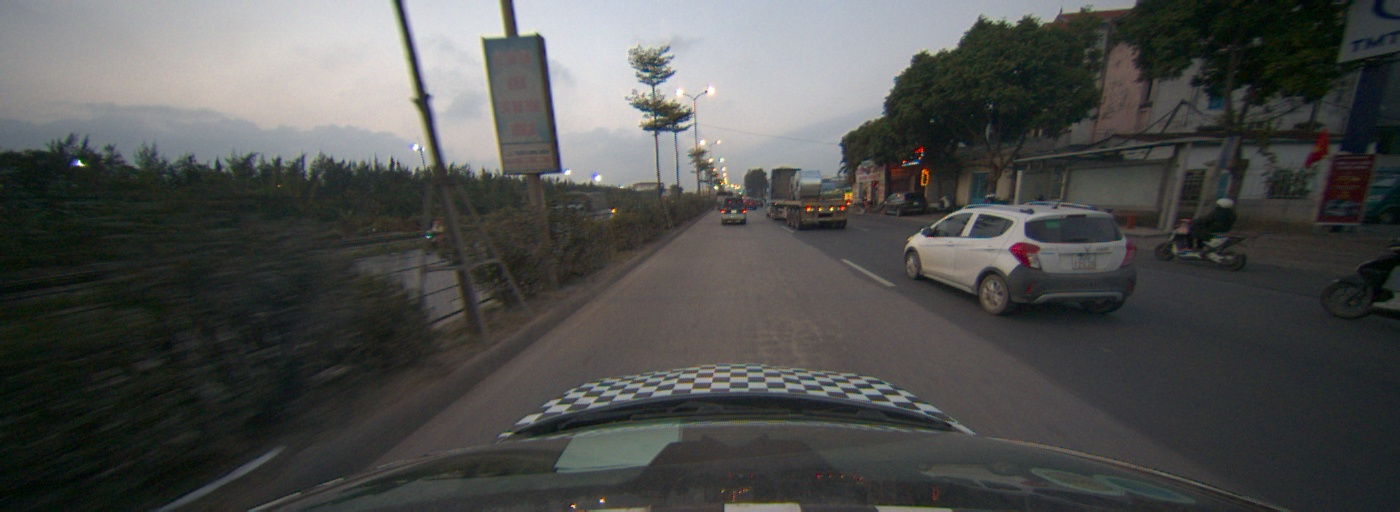
#> input picture calib_high/lane_width_estimation/data/image.png, 1400 x 512 px
$ python laneWidthCalc.py
#> lines starting #> are read from the running program, lines starting #| are printed output that depends on the picture; after the words box and inside, x2 and y2 are one past the last pixel; in counts of white or black regions, pixels touching at a corner belong together
#> (reads calib_high/lane_width_estimation/data/point.txt from the repository)
from cmath import pi
import numpy as np
import math
import cv2 as cv
import json
from statistics import mean


def read_intrinsic(pathIntrinsic):
#> called with pathIntrinsic = './data/intrinsic.txt'
    f = open(pathIntrinsic, "r")
#> (reads calib_high/lane_width_estimation/data/intrinsic.txt from the repository)
    Intrinsic = f.read()
    camera_matrix = Intrinsic.split("\n")[0].split(":")[1]
    dist_coefs = Intrinsic.split("\n")[1].split(":")[1]
    camera_matrix = json.loads(camera_matrix)
    dist_coefs = json.loads(dist_coefs)
    return (
        np.array(camera_matrix),
        np.array(dist_coefs)
    )

def read_extrinsic(pathExtrinsic):
#> called with pathExtrinsic = './data/extrinsic.txt'
    f = open(pathExtrinsic, "r")
#> (reads calib_high/lane_width_estimation/data/extrinsic.txt from the repository)
    Extrinsic = f.read()
    rotation_matrix = Extrinsic.split("\n")[0].split(":")[1]
    translation_matrix = Extrinsic.split("\n")[1].split(":")[1]
    rotation_matrix = json.loads(rotation_matrix)
    translation_matrix = json.loads(translation_matrix)
    return (
        np.array(rotation_matrix),
        np.array(translation_matrix)
    )
def read_lane(pathSetPoints):
    f = open(pathSetPoints, "r")
    setPoints = f.read()
    left_points = setPoints.split("\n")[0].split(":")[1]
    right_points = setPoints.split("\n")[1].split(":")[1]
    left_points = json.loads(left_points)
    right_points = json.loads(right_points)
    return (
        np.array(left_points),
        np.array(right_points)
    )
#distort function
def distort(theta,matD):
    thetaSq = theta*theta
    cdist = theta * (1.0 + matD[0] * thetaSq +
                                matD[1] * thetaSq * thetaSq +
                                matD[2] * thetaSq * thetaSq * thetaSq +
                                matD[3] * thetaSq * thetaSq * thetaSq * thetaSq)
    return cdist

def pixcel2global(px, py, matK, matD, matR, vecT, matR_inv, z_global  ):
    #pixcel to sensor coordinate
    xd = float(px - matK[0][2])/matK[0][0]
    yd = float(py - matK[1][2])/matK[1][1]
    cdist = math.sqrt(xd*xd + yd*yd)
    #theta solver
    y = cdist
    cont = 1
    a = 0.0
    b = 3.14/2
    fa = distort(a,matD) - y
    fb = distort(b,matD) - y
    while cont > 0:
        x = a - (b-a)*fa/(fb-fa)
        fx = distort(x,matD) - y
        if ( abs(fx) < 0.000001):
            cont = 0
        if (fx*fa < 0):
            b = x
        else:
            a = x
    #print(x, distort(x), distort(x) - y)
    theta = x
    len3D = 1/math.sin(theta)
    xc = xd/cdist
    yc = yd/cdist
    zc = math.sqrt(len3D*len3D - 1)
    #print(xc, yc, zc)

    #change camera position to global coordinate
    x_0 = matR_inv[0][0]*(-vecT[0]) + matR_inv[0][1]*(-vecT[1]) + matR_inv[0][2]*(-vecT[2])
    y_0 = matR_inv[1][0]*(-vecT[0]) + matR_inv[1][1]*(-vecT[1]) + matR_inv[1][2]*(-vecT[2])
    z_0 = matR_inv[2][0]*(-vecT[0]) + matR_inv[2][1]*(-vecT[1]) + matR_inv[2][2]*(-vecT[2])

    #change second point to global coordinate
    x_1 = matR_inv[0][0]*(xc-vecT[0]) + matR_inv[0][1]*(yc-vecT[1]) + matR_inv[0][2]*(zc-vecT[2])
    y_1 = matR_inv[1][0]*(xc-vecT[0]) + matR_inv[1][1]*(yc-vecT[1]) + matR_inv[1][2]*(zc-vecT[2])
    z_1 = matR_inv[2][0]*(xc-vecT[0]) + matR_inv[2][1]*(yc-vecT[1]) + matR_inv[2][2]*(zc-vecT[2])
    #print(x_1,y_1,z_1)

    #find intersection point
    #z_global = 0
    x_global = x_0 + (x_1 - x_0)*(z_global - z_0)/(z_1 - z_0)
    y_global = y_0 + (y_1 - y_0)*(z_global - z_0)/(z_1 - z_0)
    #print(x_global, y_global, z_global)

    #verify
    #global to camera coordinate
    xc = matR[0][0]*x_global + matR[0][1]*y_global + matR[0][2]*z_global + vecT[0]
    yc = matR[1][0]*x_global + matR[1][1]*y_global + matR[1][2]*z_global + vecT[1]
    zc = matR[2][0]*x_global + matR[2][1]*y_global + matR[2][2]*z_global + vecT[2]

    #print(xc, yc, zc)
    len2D = math.sqrt(xc*xc + yc*yc)
    len3D = math.sqrt(xc*xc + yc*yc + zc*zc)
    if len2D > 0:
        theta = math.asin(len2D/len3D)
        thetaSq = theta*theta
        cdist = theta * (1.0 +  matD[0] * thetaSq +
                                matD[1] * thetaSq * thetaSq +
                                matD[2] * thetaSq * thetaSq * thetaSq +
                                matD[3] * thetaSq * thetaSq * thetaSq * thetaSq)
        xd = xc * cdist/len2D
        yd = yc * cdist/len2D
        vecPoint2D_u = int(matK[0][0] * xd + matK[0][2])
        vecPoint2D_v = int(matK[1][1] * yd + matK[1][2])
    #print(vecPoint2D_u, vecPoint2D_v)
    return (x_global, y_global)

def curve_approximation(points):
    (h,k) = points.shape
    matX = np.zeros((4, 4))
    vecY = np.zeros(4)
    for i in range(h):
        matX[0][0] += points[i][0]**6
        matX[0][1] += points[i][0]**5
        matX[0][2] += points[i][0]**4
        matX[0][3] += points[i][0]**3

        matX[1][0] += points[i][0]**5
        matX[1][1] += points[i][0]**4
        matX[1][2] += points[i][0]**3
        matX[1][3] += points[i][0]**2

        matX[2][0] += points[i][0]**4
        matX[2][1] += points[i][0]**3
        matX[2][2] += points[i][0]**2
        matX[2][3] += points[i][0]

        matX[3][0] += points[i][0]**3
        matX[3][1] += points[i][0]**2
        matX[3][2] += points[i][0]
        matX[3][3] += 1

        vecY[0] += points[i][0]**3 * points[i][1]
        vecY[1] += points[i][0]**2 * points[i][1]
        vecY[2] += points[i][0]**1 * points[i][1]
        vecY[3] += points[i][1]
    output = np.matmul(np.linalg.inv(matX),vecY)
    return output

def distance_p2c(curve, start_p, end_p, point):
    n_1st_sample = 200
    n_2nd_sample = 200
    xi = np.linspace(start_p[0], end_p[0], n_1st_sample + 1)
    yi = curve[0] + curve[1]*xi + curve[2]*xi*xi + curve[3]*xi*xi*xi
    di = []
    for i in range(len(xi)-1):
        distance_s = (xi[i] - point[0])*(xi[i] - point[0]) + (yi[i] - point[1])*(yi[i] - point[1])
        di.append(distance_s)

    min_ind  = di.index(min(di))
    start_p2 = [xi[min(min_ind - 1, 0)], yi[min(min_ind - 1, 0)]]
    end_p2   = [xi[max(min_ind + 1, n_1st_sample)], yi[max(min_ind + 1, n_1st_sample)]]

    xi2 = np.linspace(start_p2[0], end_p2[0], n_2nd_sample + 1)
    yi2 = curve[0] + curve[1]*xi2 + curve[2]*xi2*xi2 + curve[3]*xi2*xi2*xi2
    di2 = [] # distance^2 from point(x0, y0) to point (xi2, yi2) on curve
    for i in range(len(xi2)):
        distance_s = (xi2[i] - point[0])*(xi2[i] - point[0]) + (yi2[i] - point[1])*(yi2[i] - point[1])
        di2.append(distance_s)

    min_ind2  = di2.index(min(di2))
    return math.sqrt(min(di2))

def main():

    pathPoints = "./data/point.txt"
    pathIntrinsic = "./data/intrinsic.txt"
    pathExtrinsic = "./data/extrinsic.txt"
    pathImage  = "./data/image.png"
    pathOutput = "./data/visualResult.png"

    (left_points,right_points) = read_lane(pathPoints)
    (matK, matD) = read_intrinsic(pathIntrinsic)
    (matR, vecT) = read_extrinsic(pathExtrinsic)
    matR_inv = np.linalg.inv(matR)


    (m,n) = left_points.shape
    left_global_points = np.zeros((m, 2))
    for i in range(m):
        left_global_points[i] = pixcel2global(left_points[i][0], left_points[i][1] , matK,matD, matR, vecT,matR_inv, z_global = -2  )

    right_global_points = np.zeros((m, 2))
    for i in range(m):
        right_global_points[i] = pixcel2global(right_points[i][0], right_points[i][1] , matK,matD, matR, vecT,matR_inv, z_global = -2)


    curve_left = curve_approximation(left_global_points)
    curve_right = curve_approximation(right_global_points)
    # print(curve_left)
    # print(curve_right)

    # Reading an image in default mode
    image = cv.imread(pathImage)
#> image is the input picture: shape (512, 1400, 3); mean B, G, R 77.4, 79.2, 78.1


    for i in range(m):
        image = cv.circle(image, left_points[i], 4, (0,0,255),-1, 1)
        output = str(round(-left_global_points[i][1],2)) + ", " + str(round(left_global_points[i][0],2))
        image = cv.putText(image, output, left_points[i],cv.FONT_HERSHEY_SIMPLEX, 0.6, (0, 255, 0), 1, cv.LINE_AA)
#> this loop made 5 passes
#> pass 1, in main, `image = cv.putText(image, output, left_points[i],cv.FONT_HERSHEY_SIMPL..`:
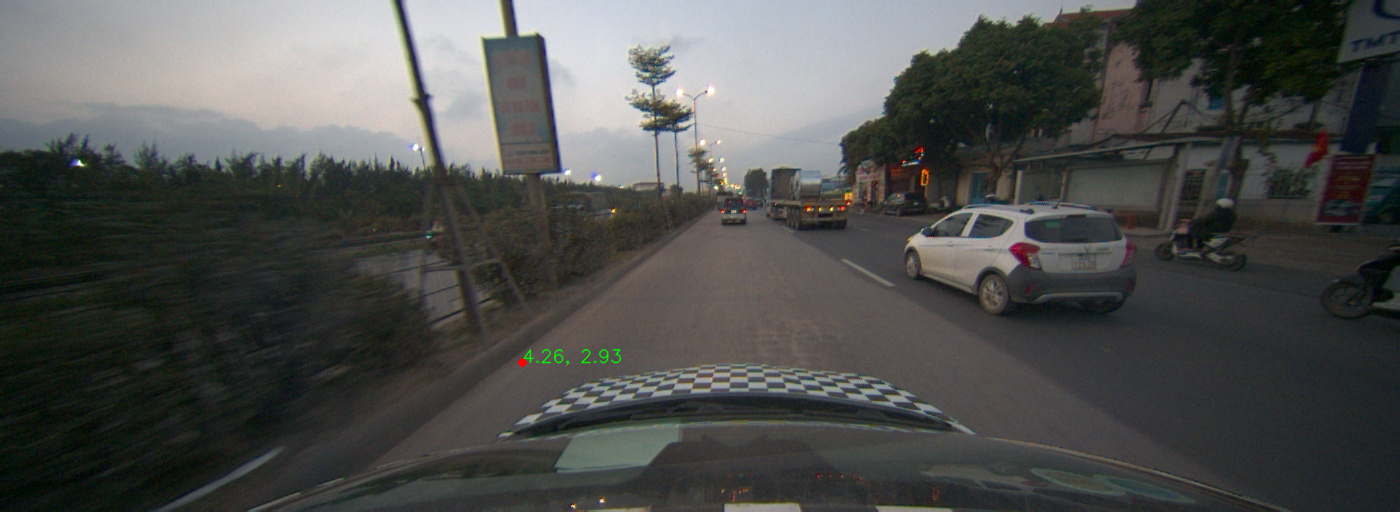
#> image: shape (512, 1400, 3); mean B, G, R 77.4, 79.2, 78.1
#> after the loop:
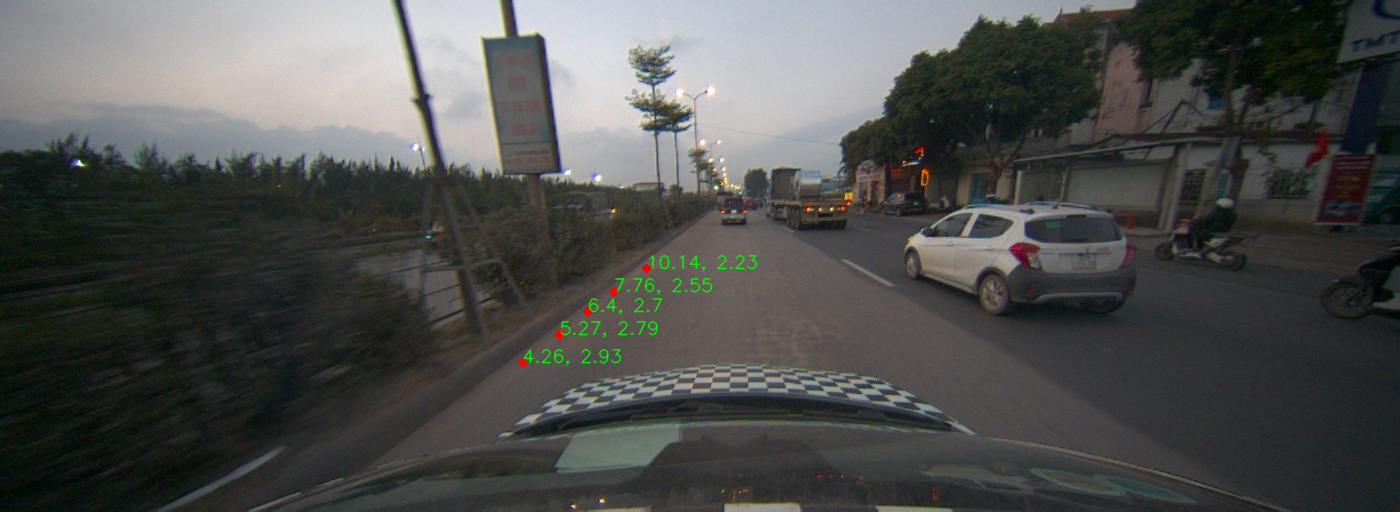
#> image: shape (512, 1400, 3); mean B, G, R 77.2, 79.4, 78
    for i in range(m):
        image = cv.circle(image, right_points[i], 4, (0,0,255),-1, 1)
        output = str(round(-right_global_points[i][1],2)) + ", " + str(round(right_global_points[i][0],2))
        image = cv.putText(image, output, right_points[i],cv.FONT_HERSHEY_SIMPLEX, 0.6, (0, 255, 0), 1, cv.LINE_AA)
#> this loop made 5 passes
#> pass 1, in main, `image = cv.putText(image, output, right_points[i],cv.FONT_HERSHEY_SIMP..`:
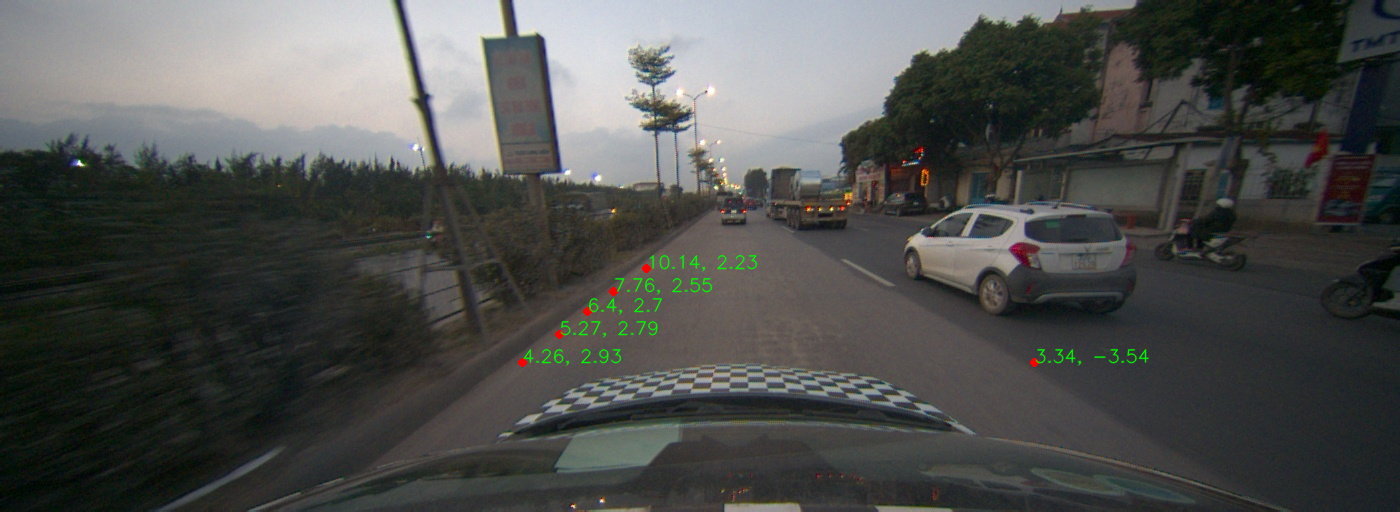
#> image: shape (512, 1400, 3); mean B, G, R 77.2, 79.5, 78
#> pass 2, in main, `image = cv.putText(image, output, right_points[i],cv.FONT_HERSHEY_SIMP..`:
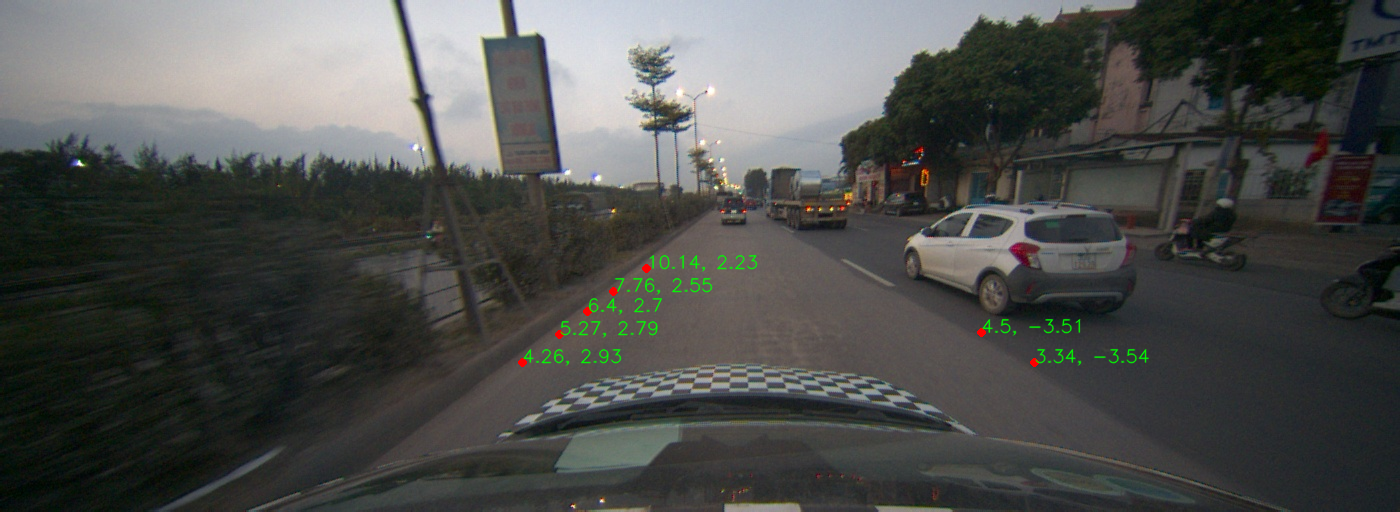
#> image: shape (512, 1400, 3); mean B, G, R 77.2, 79.5, 78
#> after the loop:
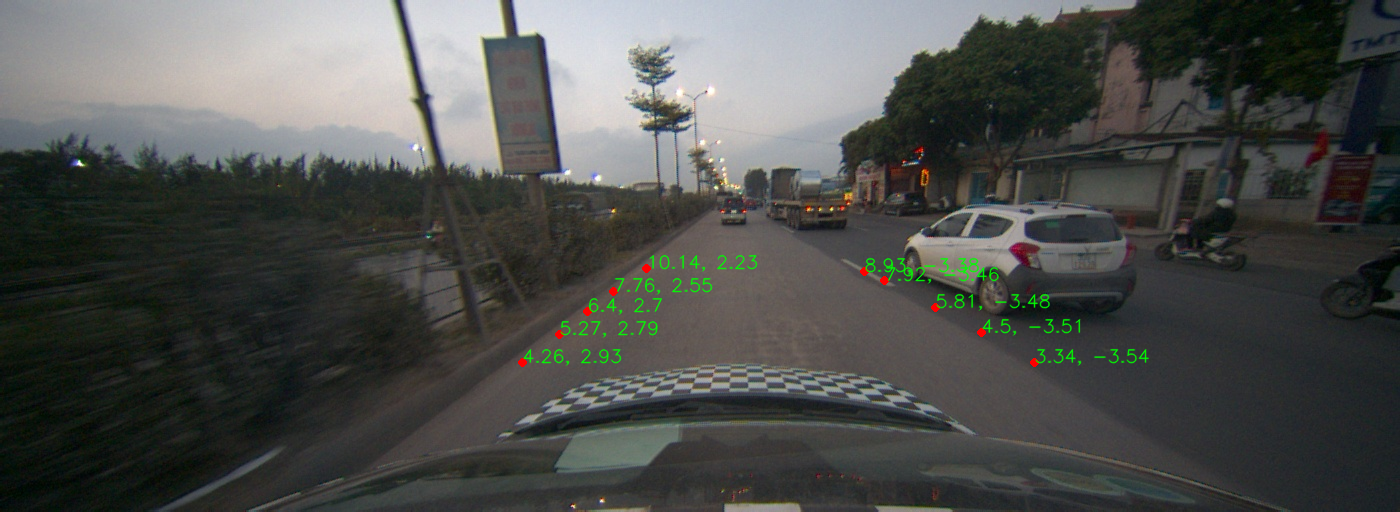
#> image: shape (512, 1400, 3); 0.29% of pixels changed, all inside (x1, y1, x2, y2) = (860, 257, 1051, 312)
    # cv.imwrite(pathOutput, image)
    curve = curve_left[::-1]

    listDistance = []
    for i in range(m):
        point = right_global_points[i]
        xA = -10
        yA = curve[0] + curve[1]*xA + curve[2]*xA*xA + curve[3]*xA*xA*xA
        start_p = [xA, yA]
        xB = 10
        yB = curve[0] + curve[1]*xB + curve[2]*xB*xB + curve[3]*xB*xB*xB
        end_p   = [xB, yB]
        min_distance = distance_p2c(curve, start_p, end_p, point)
        listDistance.append(min_distance)
    lane_width = round(mean(listDistance),4)
    print('lane width ', lane_width)
    image = cv.putText(image, "lane width: "+ str(lane_width), (50,100),cv.FONT_HERSHEY_SIMPLEX, 1.5, (0, 255, 0), 2, cv.LINE_AA)
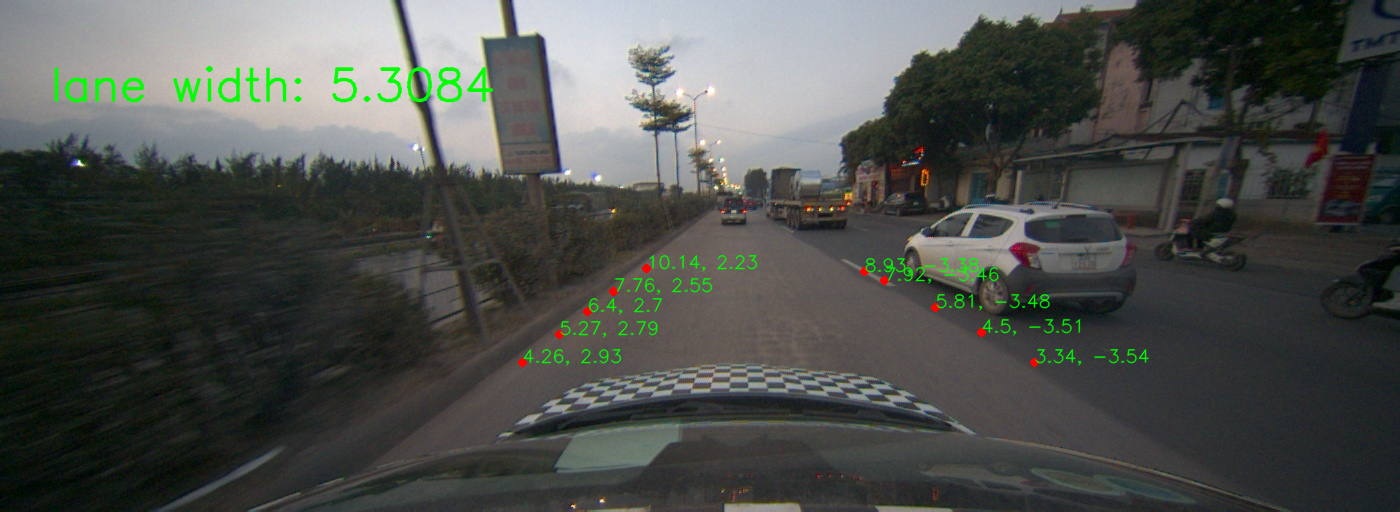
#> image: shape (512, 1400, 3); 0.71% of pixels changed, all inside (x1, y1, x2, y2) = (54, 66, 494, 103)
    cv.imwrite(pathOutput, image)

if __name__ == "__main__":
    main()
